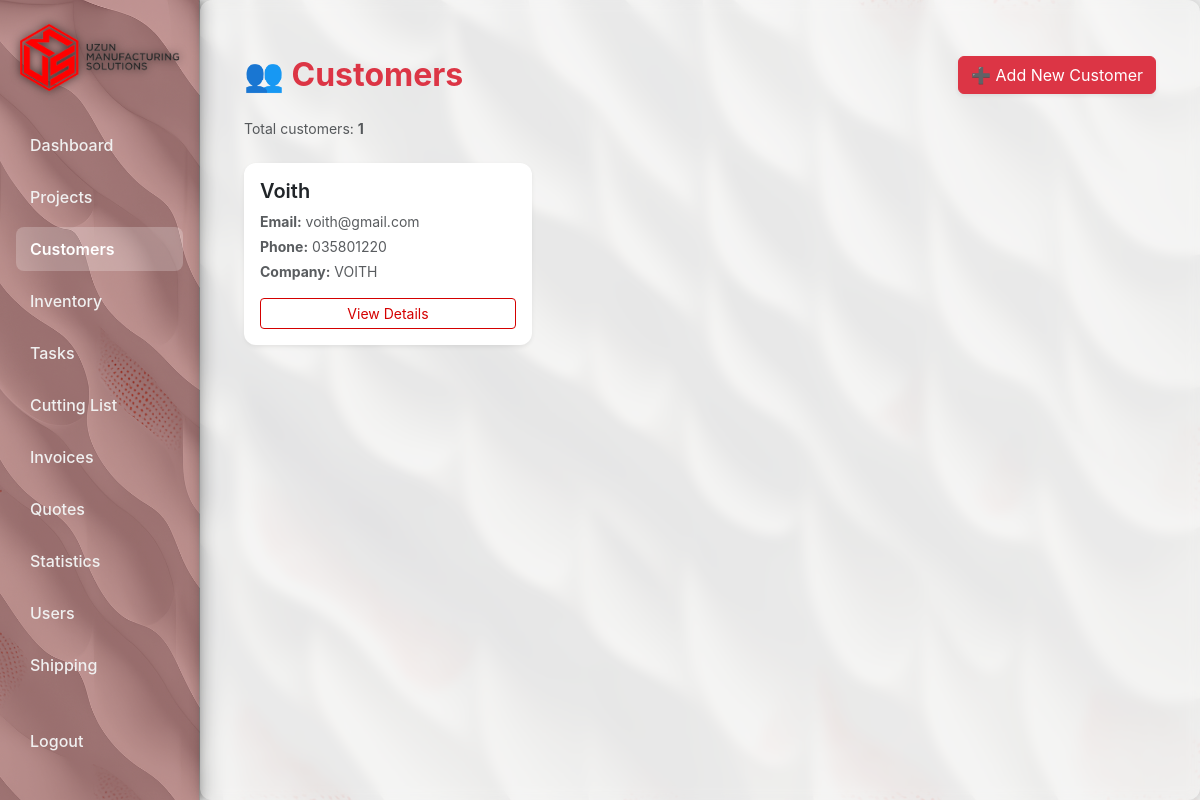
The page /customers/ (signed in) on the database its author committed.
### core/models.py (models this page shows, shortened)
class Customer(models.Model):
    name = models.CharField(max_length=200)
    email = models.EmailField(blank=True, null=True)
    phone = models.CharField(max_length=50, blank=True, null=True)
    address = models.TextField(blank=True, null=True)
    company_name = models.CharField(max_length=255, blank=True, null=True)
    notes = models.TextField(blank=True, null=True)
    created_at = models.DateTimeField(auto_now_add=True)

### core/views.py (the view)
# urls.py: path('customers/', views.customer_list, name='customer_list'),
@login_required
def customer_list(request):
    customers = Customer.objects.all().order_by('name')
    return render(request, 'core/customer_list.html', {'customers': customers})

### core/permission_gate.py (called while the page is built, shortened)
    def __call__(self, request):
        return self.get_response(request)

### core/templates/core/customer_list.html
{% extends "base.html" %}
{% block content %}
<div class="container mt-4">
    <div class="d-flex justify-content-between align-items-center mb-4">
        <h2 class="fw-bold mb-0 text-danger">👥 Customers</h2>
        <a href="{% url 'customer_create' %}" class="btn btn-danger shadow-sm">
            ➕ Add New Customer
        </a>
    </div>
    <p class="text-muted small mb-4">
        Total customers: <strong>{{ customers|length }}</strong>
    </p>
    <div class="row row-cols-1 row-cols-md-2 row-cols-lg-3 g-4">
        {% for customer in customers %}
        <div class="col">
            <div class="card shadow-sm border-0 h-100" style="border-top: 4px solid #dc3545; border-radius: 12px;">
                <div class="card-body">
                    <h5 class="fw-semibold mb-2">
                        <a href="{% url 'customer_detail' customer.pk %}" class="text-decoration-none text-dark">
                            {{ customer.name }}
                        </a>
                    </h5>
                    <p class="mb-1 text-muted small"><strong>Email:</strong> {{ customer.email|default:"—" }}</p>
                    <p class="mb-1 text-muted small"><strong>Phone:</strong> {{ customer.phone|default:"—" }}</p>
                    <p class="mb-3 text-muted small"><strong>Company:</strong> {{ customer.company_name|default:"—" }}</p>
                    <a href="{% url 'customer_detail' customer.pk %}" class="btn btn-outline-danger btn-sm w-100">
                        View Details
                    </a>
                </div>
            </div>
        </div>
        {% empty %}
        <div class="alert alert-light border shadow-sm w-100 text-center">
            No customers found.
        </div>
        {% endfor %}
    </div>
</div>
{% endblock %}

### core/static/core/styles.css (style rules this page uses)
body { background-color: #f8f9fa; }
.btn-outline-danger { color: #d40000; border-color: #d40000; }
.card { border-left: 4px solid #ff0000; }

### rows shown on the page
Customer: name "Voith", email "voith@gmail.com", phone "035801220", company_name "VOITH"

### other values the page prints
{{ customers|length }} "1"
